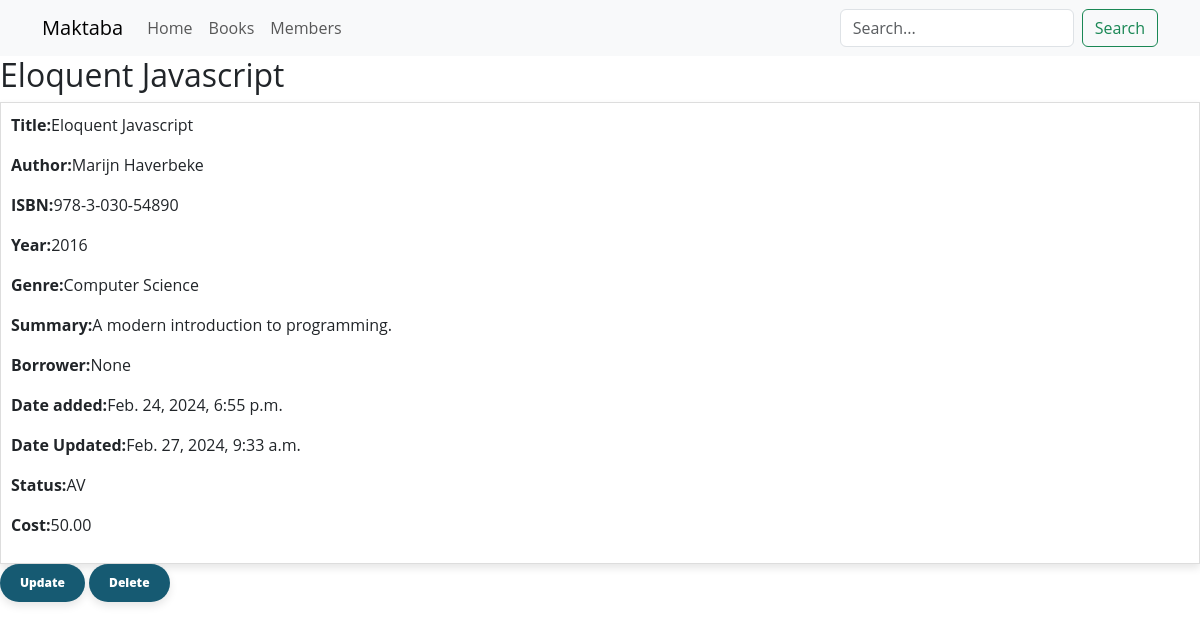
Page /book/80e74a73-de71-49f5-817d-21693dfdd5b9/detail on the earlier database version.
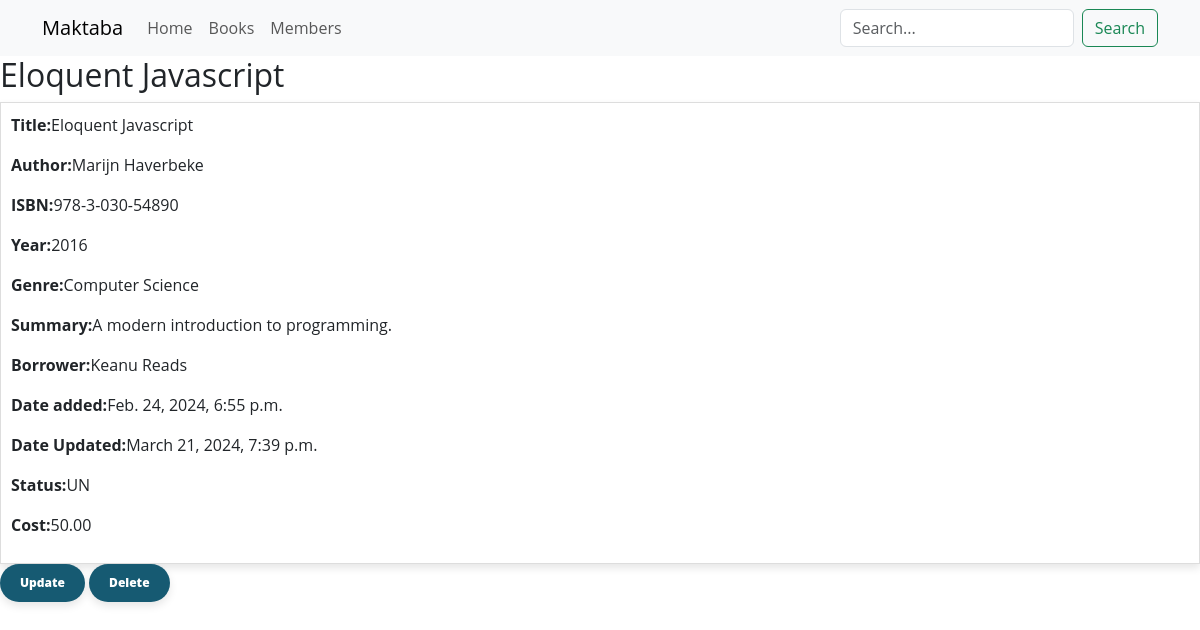
Same page on the later database version.
### soma/models.py (models this page shows, shortened)
class Book(models.Model):
    class BookStatus(models.TextChoices):
        AVAILABLE = "AV", _("Available")
        UNAVAILABLE = "UN", _("Unavailable")
    book_id = models.UUIDField(primary_key=True, default=uuid.uuid4)
    title = models.CharField(max_length=200)
    author = models.CharField(max_length=200)
    isbn = models.CharField(max_length=200)
    year = models.IntegerField()
    genre = models.CharField(max_length=80)
    summary = models.TextField()
    date_added = models.DateTimeField(auto_now_add=True)
    date_updated = models.DateTimeField(auto_now=True)
    status = models.CharField(
            max_length=2,
            choices=BookStatus.choices,
            default=BookStatus.AVAILABLE,
            )
    cost = models.DecimalField(max_digits=5, decimal_places=2, default=0.00)
    borrower = models.ForeignKey(
            Member,
            on_delete=models.SET_NULL,
            null=True,
            blank=True
            )
    class Meta:
        ordering = ['title']

class Member(models.Model):
    member_id = models.UUIDField(primary_key=True, default=uuid.uuid4)
    name = models.CharField(max_length=200)
    email = models.EmailField()
    phone = models.CharField(max_length=80)
    def __str__(self):
        return f'{self.name}'
    class Meta:
        ordering = ['name']

### soma/views.py (the view)
class BookDetailView(DetailView):
    model = Book
    template_name = 'soma/book_detail.html'

### soma/templates/soma/book_detail.html
{% extends 'soma/base.html' %}
{% block content %}
<h2>{{ book.title }}</h2>
	<div class="book-card">
		<p><strong>Title:</strong>{{ book.title }}</p>
		<p><strong>Author:</strong>{{ book.author }}</p>
		<p><strong>ISBN:</strong>{{ book.isbn }}</p>
		<p><strong>Year:</strong>{{ book.year }}</p>
		<p><strong>Genre:</strong>{{ book.genre }}</p>
		<p><strong>Summary:</strong>{{ book.summary }}</p>
		<p><strong>Borrower:</strong>{{ book.borrower }}</p>
		<p><strong>Date added:</strong>{{ book.date_added }}</p>
		<p><strong>Date Updated:</strong>{{ book.date_updated }}</p>
		<p><strong>Status:</strong>{{ book.status }}</p>
		<p><strong>Cost:</strong>{{ book.cost }}</p>
	</div>
	<div>
		<a href="{% url 'soma:book_update' book.pk %}"><button class="button">Update</button></a>
		<a href="{% url 'soma:book_delete' book.pk %}"><button class="button">Delete</button></a>
	</div>
{% endblock %}

Differences in the rows shown:
changed Book "Eloquent Javascript": borrower "None" → "Keanu Reads"; date_updated "Feb. 27, 2024, 9:33 a.m." → "March 21, 2024, 7:39 p.m."; status "AV" → "UN"
